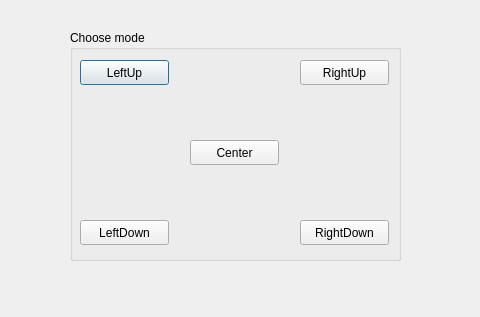
<?xml version="1.0" encoding="UTF-8"?>
<ui version="4.0">
 <class>ChangeImage</class>
 <widget class="QDialog" name="ChangeImage">
  <property name="geometry">
   <rect>
    <x>0</x>
    <y>0</y>
    <width>480</width>
    <height>317</height>
   </rect>
  </property>
  <property name="windowTitle">
   <string>Dialog</string>
  </property>
  <widget class="QGroupBox" name="groupBox">
   <property name="geometry">
    <rect>
     <x>70</x>
     <y>30</y>
     <width>331</width>
     <height>231</height>
    </rect>
   </property>
   <property name="title">
    <string>Choose mode</string>
   </property>
   <widget class="QPushButton" name="LeftUp_btn">
    <property name="geometry">
     <rect>
      <x>10</x>
      <y>30</y>
      <width>89</width>
      <height>25</height>
     </rect>
    </property>
    <property name="text">
     <string>LeftUp</string>
    </property>
   </widget>
   <widget class="QPushButton" name="RightUp_btn">
    <property name="geometry">
     <rect>
      <x>230</x>
      <y>30</y>
      <width>89</width>
      <height>25</height>
     </rect>
    </property>
    <property name="text">
     <string>RightUp</string>
    </property>
   </widget>
   <widget class="QPushButton" name="leftDown_btn">
    <property name="geometry">
     <rect>
      <x>10</x>
      <y>190</y>
      <width>89</width>
      <height>25</height>
     </rect>
    </property>
    <property name="text">
     <string>LeftDown</string>
    </property>
   </widget>
   <widget class="QPushButton" name="RightDown_btn">
    <property name="geometry">
     <rect>
      <x>230</x>
      <y>190</y>
      <width>89</width>
      <height>25</height>
     </rect>
    </property>
    <property name="text">
     <string>RightDown</string>
    </property>
   </widget>
   <widget class="QPushButton" name="Center">
    <property name="geometry">
     <rect>
      <x>120</x>
      <y>110</y>
      <width>89</width>
      <height>25</height>
     </rect>
    </property>
    <property name="text">
     <string>Center</string>
    </property>
   </widget>
  </widget>
 </widget>
 <resources/>
 <connections/>
</ui>
